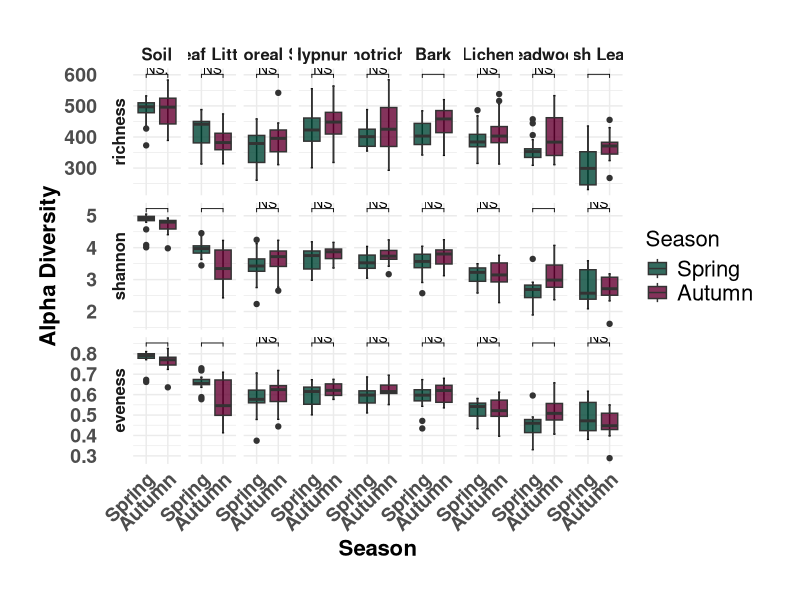

Reproduce this figure in R.
## ---- chunk 1
knitr::opts_chunk$set(echo = TRUE)
## ---- chunk 2


rm(list = ls())

library(vegan)
library(reshape2)
library(ggplot2)
library(ggpubr)
library(ggsignif)


#setwd("03_Alpha_Diversity")


OTU_Table = as.data.frame(read.csv2("../00_Data/05_Cercozoa_Seasonal_OTU_Table_min-freq-7633_transposed_withMetadata.csv",header = T))
SampleMetadata = OTU_Table[,1:17]
OTU_Table = OTU_Table[,18:ncol(OTU_Table)]

## ---- chunk 3

richness = specnumber(OTU_Table)
df = as.data.frame(richness)

#df$simpson = diversity(OTU_Table, index = "simpson")
df$shannon = diversity(OTU_Table, index = "shannon")
df$eveness = df$shannon/log(df$richness)

df$Microhabitat = SampleMetadata$Microhabitat
df$Season = SampleMetadata$Season


#df$TreeSpecies = SampleMetadata$TreeSpecies
#df$SamplingDescription = SampleMetadata$SamplingDescription
#df$MicrohabitatPerSampling = SampleMetadata$MicrohabitatPerSampling
#df$SamplingDescription = factor(df$SamplingDescription, levels = c('Autumn 2017','Spring 2018','Autumn 2018', 'Spring 2019' ))


df_melted = melt(df)




## ---- chunk 4
df_melted_sort <- df_melted
df_melted_sort$Microhabitat <- factor(df_melted_sort$Microhabitat,      # Reordering group factor levels
                         levels = c("Soil","Leaf Litter","Arboreal Soil","Hypnum","Orthotrichum", 
                                     "Bark","Lichen","Deadwood","Fresh Leaves"))

g = ggplot(df_melted_sort, aes(x = Season, y = value, fill = Season)) + 
    stat_boxplot(geom = "errorbar", width = 0.1, show.legend = F) +
    geom_boxplot(show.legend = T) + 
    scale_fill_manual(values = alpha(c("#014636","#660033"), 0.8), 
                    limits = c("Spring","Autumn")) + 
    scale_x_discrete(limits = c("Spring","Autumn")) + 
    theme_minimal() + 
    labs(y = "Alpha Diversity", x = "Season")+ 
    theme(axis.text=element_text(size=14, face = "bold"), 
        axis.title=element_text(size=16, face = "bold"), 
        plot.subtitle = element_text(size = 14, hjust = 0.5),
        strip.text = element_text(size = 12, face = "bold"),
        axis.text.x = element_text(angle=45, hjust = 1),
        legend.text = element_text(size = 16), 
        legend.title = element_text(size=16),
        legend.position = "right") +
    facet_grid(variable ~ Microhabitat, scales = "free", switch = "y")+
    theme(plot.margin = margin(1,1,1,1, "cm")) +
    stat_compare_means(comparisons = list(c("Spring","Autumn")), label = "p.signif", 
                     size = 3.5, method = "wilcox.test", exact=FALSE, vjust = 0.1, 
                     symnum.args = list(cutpoints = c(0, 0.001, 0.01, 0.05, 1), 
                                       symbols = c("***", "**", "*","NS")))

g
## ---- chunk 5

#write.csv(df_melted_sort, file = "AlphaDiv_Values.csv")



#ggsave("AlphaDivGroup_300_336x252.jpeg", plot = g, 
#       device = "jpeg", dpi = 300, width = 336, height = 252, 
#       units = "mm")
#ggsave("AlphaDivGroup_600_336x252.pdf", plot = g, 
#       device = "pdf", dpi = 600, width = 336, height = 252, 
#       units = "mm")
#ggsave("AlphaDivGroup_600_336x252.tif", plot = g, 
#       device = "tiff", dpi = 600, width = 336, height = 252, 
#       units = "mm")
#ggsave("AlphaDivGroup_600_336x252.png", plot = g, 
#      device = "png", dpi = 600, width = 336, height = 252, 
#      units = "mm")


#plot together

#combi2 = ggarrange(combi,g,
#                   labels = c("A", "B"), 
#                    ncol = 1, nrow = 2, font.label = list(size = 16, color = "black")+
#         theme(plot.margin = margin(1,1,1,1, "cm"))) 
#combi2

#ggsave("BoxplotSeason_Combined_300_336x400x.jpeg", plot = combi2, 
#       device = "jpeg", dpi = 300, width = 336, height = 400, 
#       units = "mm")
#ggsave("BoxplotSeason_Combined_600_336x400.pdf", plot = combi2, 
#       device = "pdf", dpi = 600, width = 336, height = 400, 
#       units = "mm")
#ggsave("BoxplotSeason_Combined_600_336x400.tif", plot = combi2, 
#       device = "tiff", dpi = 600, width = 336, height = 400, 
#       units = "mm")
#ggsave("BoxplotSeason_Combined_600_336x400.png", plot = combi2, 
#      device = "png", dpi = 600, width = 336, height = 400, 
#      units = "mm")

